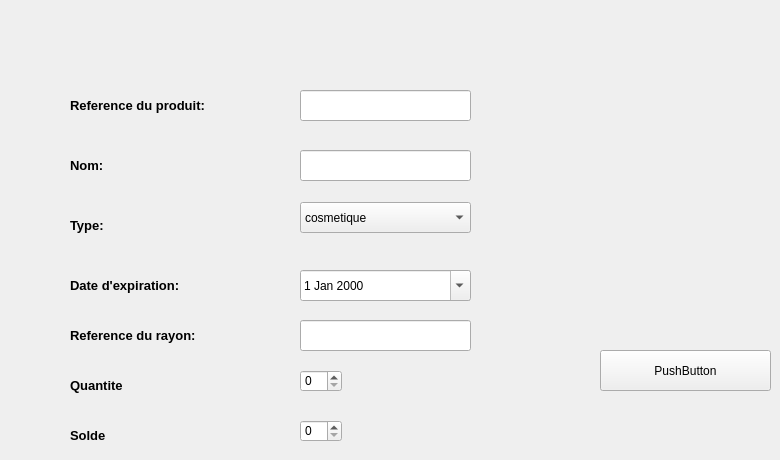
      <widget class="QWidget" name="tab">
       <attribute name="title">
        <string>ajout produit au rayon</string>
       </attribute>
       <widget class="QLineEdit" name="refedit_4">
        <property name="geometry">
         <rect>
          <x>300</x>
          <y>90</y>
          <width>171</width>
          <height>31</height>
         </rect>
        </property>
        <property name="font">
         <font>
          <weight>50</weight>
          <bold>false</bold>
          <underline>false</underline>
         </font>
        </property>
        <property name="text">
         <string/>
        </property>
       </widget>
       <widget class="QComboBox" name="comboBox">
        <property name="geometry">
         <rect>
          <x>300</x>
          <y>202</y>
          <width>171</width>
          <height>31</height>
         </rect>
        </property>
        <property name="font">
         <font>
          <weight>50</weight>
          <bold>false</bold>
          <underline>false</underline>
         </font>
        </property>
        <item>
         <property name="text">
          <string>cosmetique</string>
         </property>
        </item>
        <item>
         <property name="text">
          <string>alimentaire</string>
         </property>
        </item>
       </widget>
       <widget class="QLabel" name="id_emp_4">
        <property name="geometry">
         <rect>
          <x>70</x>
          <y>370</y>
          <width>151</width>
          <height>31</height>
         </rect>
        </property>
        <property name="font">
         <font>
          <pointsize>10</pointsize>
          <weight>75</weight>
          <bold>true</bold>
         </font>
        </property>
        <property name="text">
         <string>Quantite</string>
        </property>
       </widget>
       <widget class="QLineEdit" name="refedit_5">
        <property name="geometry">
         <rect>
          <x>300</x>
          <y>150</y>
          <width>171</width>
          <height>31</height>
         </rect>
        </property>
        <property name="font">
         <font>
          <weight>50</weight>
          <bold>false</bold>
          <underline>false</underline>
         </font>
        </property>
        <property name="text">
         <string/>
        </property>
       </widget>
       <widget class="QLabel" name="ref_4">
        <property name="geometry">
         <rect>
          <x>70</x>
          <y>90</y>
          <width>191</width>
          <height>31</height>
         </rect>
        </property>
        <property name="font">
         <font>
          <pointsize>10</pointsize>
          <weight>75</weight>
          <bold>true</bold>
         </font>
        </property>
        <property name="text">
         <string>Reference du produit:</string>
        </property>
       </widget>
       <widget class="QLabel" name="type_4">
        <property name="geometry">
         <rect>
          <x>70</x>
          <y>270</y>
          <width>161</width>
          <height>31</height>
         </rect>
        </property>
        <property name="font">
         <font>
          <pointsize>10</pointsize>
          <weight>75</weight>
          <bold>true</bold>
         </font>
        </property>
        <property name="text">
         <string>Date d'expiration:</string>
        </property>
       </widget>
       <widget class="QDateEdit" name="dateEdit">
        <property name="geometry">
         <rect>
          <x>300</x>
          <y>270</y>
          <width>171</width>
          <height>31</height>
         </rect>
        </property>
        <property name="font">
         <font>
          <weight>50</weight>
          <bold>false</bold>
          <underline>false</underline>
         </font>
        </property>
        <property name="calendarPopup">
         <bool>true</bool>
        </property>
       </widget>
       <widget class="QLabel" name="ref_5">
        <property name="geometry">
         <rect>
          <x>70</x>
          <y>210</y>
          <width>131</width>
          <height>31</height>
         </rect>
        </property>
        <property name="font">
         <font>
          <pointsize>10</pointsize>
          <weight>75</weight>
          <bold>true</bold>
         </font>
        </property>
        <property name="text">
         <string>Type:</string>
        </property>
       </widget>
       <widget class="QSpinBox" name="spinBox">
        <property name="geometry">
         <rect>
          <x>300</x>
          <y>370</y>
          <width>42</width>
          <height>22</height>
         </rect>
        </property>
        <property name="font">
         <font>
          <weight>50</weight>
          <bold>false</bold>
          <underline>false</underline>
         </font>
        </property>
       </widget>
       <widget class="QLabel" name="ref_6">
        <property name="geometry">
         <rect>
          <x>70</x>
          <y>320</y>
          <width>181</width>
          <height>31</height>
         </rect>
        </property>
        <property name="font">
         <font>
          <pointsize>10</pointsize>
          <weight>75</weight>
          <bold>true</bold>
         </font>
        </property>
        <property name="text">
         <string>Reference du rayon:</string>
        </property>
       </widget>
       <widget class="QLabel" name="ref_7">
        <property name="geometry">
         <rect>
          <x>70</x>
          <y>150</y>
          <width>131</width>
          <height>31</height>
         </rect>
        </property>
        <property name="font">
         <font>
          <pointsize>10</pointsize>
          <weight>75</weight>
          <bold>true</bold>
         </font>
        </property>
        <property name="text">
         <string>Nom:</string>
        </property>
       </widget>
       <widget class="QLabel" name="id_emp_5">
        <property name="geometry">
         <rect>
          <x>70</x>
          <y>420</y>
          <width>151</width>
          <height>31</height>
         </rect>
        </property>
        <property name="font">
         <font>
          <pointsize>10</pointsize>
          <weight>75</weight>
          <bold>true</bold>
         </font>
        </property>
        <property name="text">
         <string>Solde</string>
        </property>
       </widget>
       <widget class="QSpinBox" name="spinBox_2">
        <property name="geometry">
         <rect>
          <x>300</x>
          <y>420</y>
          <width>42</width>
          <height>22</height>
         </rect>
        </property>
        <property name="font">
         <font>
          <weight>50</weight>
          <bold>false</bold>
          <underline>false</underline>
         </font>
        </property>
       </widget>
       <widget class="QLineEdit" name="refrayedit">
        <property name="geometry">
         <rect>
          <x>300</x>
          <y>320</y>
          <width>171</width>
          <height>31</height>
         </rect>
        </property>
        <property name="font">
         <font>
          <weight>50</weight>
          <bold>false</bold>
          <underline>false</underline>
         </font>
        </property>
        <property name="text">
         <string/>
        </property>
       </widget>
       <widget class="QPushButton" name="pushButton_3">
        <property name="geometry">
         <rect>
          <x>600</x>
          <y>350</y>
          <width>171</width>
          <height>41</height>
         </rect>
        </property>
        <property name="text">
         <string>PushButton</string>
        </property>
       </widget>
      </widget>
